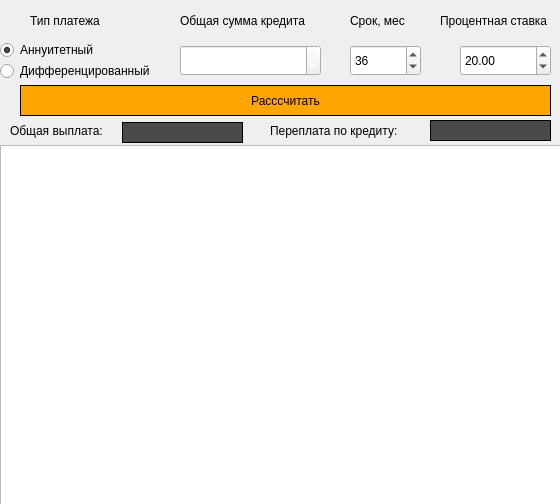
<?xml version="1.0" encoding="UTF-8"?>
<ui version="4.0">
 <class>credit_calc</class>
 <widget class="QDialog" name="credit_calc">
  <property name="geometry">
   <rect>
    <x>0</x>
    <y>0</y>
    <width>560</width>
    <height>504</height>
   </rect>
  </property>
  <property name="windowTitle">
   <string>Dialog</string>
  </property>
  <widget class="QLabel" name="label_5">
   <property name="geometry">
    <rect>
     <x>10</x>
     <y>115</y>
     <width>111</width>
     <height>31</height>
    </rect>
   </property>
   <property name="text">
    <string>Общая выплата:</string>
   </property>
  </widget>
  <widget class="QRadioButton" name="radioButton_different">
   <property name="geometry">
    <rect>
     <x>0</x>
     <y>61</y>
     <width>169</width>
     <height>20</height>
    </rect>
   </property>
   <property name="text">
    <string>Дифференцированный</string>
   </property>
  </widget>
  <widget class="QSpinBox" name="spinBox_term">
   <property name="geometry">
    <rect>
     <x>350</x>
     <y>45</y>
     <width>71</width>
     <height>31</height>
    </rect>
   </property>
   <property name="minimum">
    <number>1</number>
   </property>
   <property name="maximum">
    <number>360</number>
   </property>
   <property name="value">
    <number>36</number>
   </property>
  </widget>
  <widget class="QLineEdit" name="lineEdit_overpayment">
   <property name="geometry">
    <rect>
     <x>430</x>
     <y>120</y>
     <width>121</width>
     <height>21</height>
    </rect>
   </property>
   <property name="styleSheet">
    <string notr="true">QLineEdit {
	border: 1px solid black;
	background-color: rgba(64, 65, 66, 242);
	color: white;
}</string>
   </property>
  </widget>
  <widget class="QTableView" name="tableView">
   <property name="geometry">
    <rect>
     <x>0</x>
     <y>145</y>
     <width>561</width>
     <height>361</height>
    </rect>
   </property>
  </widget>
  <widget class="QLabel" name="label">
   <property name="geometry">
    <rect>
     <x>180</x>
     <y>5</y>
     <width>141</width>
     <height>31</height>
    </rect>
   </property>
   <property name="text">
    <string>Общая сумма кредита</string>
   </property>
  </widget>
  <widget class="QLabel" name="label_3">
   <property name="geometry">
    <rect>
     <x>440</x>
     <y>5</y>
     <width>131</width>
     <height>31</height>
    </rect>
   </property>
   <property name="text">
    <string>Процентная ставка</string>
   </property>
  </widget>
  <widget class="QDoubleSpinBox" name="doubleSpinBox_bid">
   <property name="geometry">
    <rect>
     <x>460</x>
     <y>45</y>
     <width>91</width>
     <height>31</height>
    </rect>
   </property>
   <property name="minimum">
    <double>0.100000000000000</double>
   </property>
   <property name="maximum">
    <double>99.000000000000000</double>
   </property>
   <property name="singleStep">
    <double>0.500000000000000</double>
   </property>
   <property name="value">
    <double>20.000000000000000</double>
   </property>
  </widget>
  <widget class="QLabel" name="label_4">
   <property name="geometry">
    <rect>
     <x>30</x>
     <y>5</y>
     <width>81</width>
     <height>31</height>
    </rect>
   </property>
   <property name="text">
    <string>Тип платежа</string>
   </property>
  </widget>
  <widget class="QLabel" name="label_6">
   <property name="geometry">
    <rect>
     <x>270</x>
     <y>115</y>
     <width>151</width>
     <height>31</height>
    </rect>
   </property>
   <property name="text">
    <string>Переплата по кредиту:</string>
   </property>
  </widget>
  <widget class="QPushButton" name="pushButton_calculate">
   <property name="geometry">
    <rect>
     <x>20</x>
     <y>85</y>
     <width>531</width>
     <height>31</height>
    </rect>
   </property>
   <property name="styleSheet">
    <string notr="true">QPushButton {
	border:  1px solid black;
	background-color: orange;
	color: black;
}
QPushButton:pressed {
	background-color: qlineargradient(x1:0, y1:0, x2:0, y2:1, stop:0 #dadbde, stop: 1 rgb(255, 138, 100));
}</string>
   </property>
   <property name="text">
    <string>Расссчитать</string>
   </property>
  </widget>
  <widget class="QLineEdit" name="lineEdit_total">
   <property name="geometry">
    <rect>
     <x>122</x>
     <y>122</y>
     <width>121</width>
     <height>21</height>
    </rect>
   </property>
   <property name="styleSheet">
    <string notr="true">QLineEdit {
	border: 1px solid black;
	background-color: rgba(64, 65, 66, 242);
	color: white;
}</string>
   </property>
  </widget>
  <widget class="QLabel" name="label_2">
   <property name="geometry">
    <rect>
     <x>350</x>
     <y>5</y>
     <width>71</width>
     <height>31</height>
    </rect>
   </property>
   <property name="text">
    <string>Срок, мес</string>
   </property>
  </widget>
  <widget class="QDoubleSpinBox" name="doubleSpinBox_credit_sum">
   <property name="geometry">
    <rect>
     <x>180</x>
     <y>45</y>
     <width>141</width>
     <height>31</height>
    </rect>
   </property>
   <property name="styleSheet">
    <string notr="true">QDoubleSpinBox {
	color: white;
}</string>
   </property>
   <property name="minimum">
    <double>1.000000000000000</double>
   </property>
   <property name="maximum">
    <double>100000000.000000000000000</double>
   </property>
   <property name="value">
    <double>1000000.000000000000000</double>
   </property>
  </widget>
  <widget class="QRadioButton" name="radioButton_annuity">
   <property name="geometry">
    <rect>
     <x>0</x>
     <y>40</y>
     <width>109</width>
     <height>20</height>
    </rect>
   </property>
   <property name="text">
    <string>Аннуитетный</string>
   </property>
   <property name="checked">
    <bool>true</bool>
   </property>
  </widget>
 </widget>
 <resources/>
 <connections/>
</ui>
